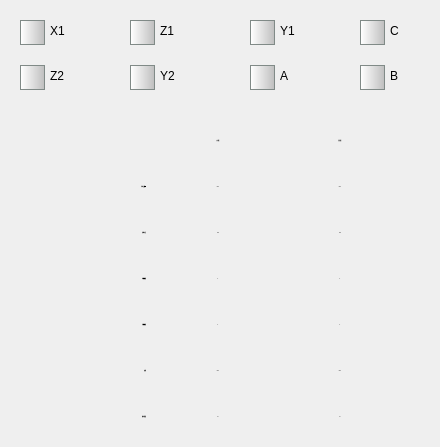
     <widget class="QWidget" name="tabPortCustomize_3">
      <attribute name="title">
       <string>伺服</string>
      </attribute>
      <widget class="QLabel" name="label_22">
       <property name="geometry">
        <rect>
         <x>50</x>
         <y>15</y>
         <width>41</width>
         <height>31</height>
        </rect>
       </property>
       <property name="text">
        <string>X1</string>
       </property>
      </widget>
      <widget class="QCheckBox" name="cb1_17">
       <property name="geometry">
        <rect>
         <x>20</x>
         <y>20</y>
         <width>25</width>
         <height>25</height>
        </rect>
       </property>
       <property name="minimumSize">
        <size>
         <width>25</width>
         <height>25</height>
        </size>
       </property>
       <property name="maximumSize">
        <size>
         <width>25</width>
         <height>25</height>
        </size>
       </property>
       <property name="styleSheet">
        <string notr="true">
QCheckBox::indicator {
		width:23px; height: 23px;
        background-color: qlineargradient(x1 : 0, y1 : 0, x2 : 1, y2 : 0,stop : 0 #FFFFFF, stop: 1 #C0C0C0); 
    }
QCheckBox::indicator:checked {
background-color: qlineargradient(x1 : 0, y1 : 0, x2 : 1, y2 : 0,stop : 0 #F8F8FF, stop: 1 #1E90FF); 
        image: url(:/images/check_mark1.png);
        border-image: none;
    }
QCheckBox{
border: 1px solid #808A87;
}</string>
       </property>
       <property name="text">
        <string/>
       </property>
       <property name="iconSize">
        <size>
         <width>10</width>
         <height>10</height>
        </size>
       </property>
      </widget>
      <widget class="QCheckBox" name="cb1_18">
       <property name="geometry">
        <rect>
         <x>130</x>
         <y>20</y>
         <width>25</width>
         <height>25</height>
        </rect>
       </property>
       <property name="minimumSize">
        <size>
         <width>25</width>
         <height>25</height>
        </size>
       </property>
       <property name="maximumSize">
        <size>
         <width>25</width>
         <height>25</height>
        </size>
       </property>
       <property name="styleSheet">
        <string notr="true">
QCheckBox::indicator {
		width:23px; height: 23px;
        background-color: qlineargradient(x1 : 0, y1 : 0, x2 : 1, y2 : 0,stop : 0 #FFFFFF, stop: 1 #C0C0C0); 
    }
QCheckBox::indicator:checked {
background-color: qlineargradient(x1 : 0, y1 : 0, x2 : 1, y2 : 0,stop : 0 #F8F8FF, stop: 1 #1E90FF); 
        image: url(:/images/check_mark1.png);
        border-image: none;
    }
QCheckBox{
border: 1px solid #808A87;
}</string>
       </property>
       <property name="text">
        <string/>
       </property>
       <property name="iconSize">
        <size>
         <width>10</width>
         <height>10</height>
        </size>
       </property>
      </widget>
      <widget class="QLabel" name="label_23">
       <property name="geometry">
        <rect>
         <x>160</x>
         <y>15</y>
         <width>41</width>
         <height>31</height>
        </rect>
       </property>
       <property name="text">
        <string>Z1</string>
       </property>
      </widget>
      <widget class="QLabel" name="label_24">
       <property name="geometry">
        <rect>
         <x>390</x>
         <y>15</y>
         <width>41</width>
         <height>31</height>
        </rect>
       </property>
       <property name="text">
        <string>C</string>
       </property>
      </widget>
      <widget class="QCheckBox" name="cb1_19">
       <property name="geometry">
        <rect>
         <x>360</x>
         <y>20</y>
         <width>25</width>
         <height>25</height>
        </rect>
       </property>
       <property name="minimumSize">
        <size>
         <width>25</width>
         <height>25</height>
        </size>
       </property>
       <property name="maximumSize">
        <size>
         <width>25</width>
         <height>25</height>
        </size>
       </property>
       <property name="styleSheet">
        <string notr="true">
QCheckBox::indicator {
		width:23px; height: 23px;
        background-color: qlineargradient(x1 : 0, y1 : 0, x2 : 1, y2 : 0,stop : 0 #FFFFFF, stop: 1 #C0C0C0); 
    }
QCheckBox::indicator:checked {
background-color: qlineargradient(x1 : 0, y1 : 0, x2 : 1, y2 : 0,stop : 0 #F8F8FF, stop: 1 #1E90FF); 
        image: url(:/images/check_mark1.png);
        border-image: none;
    }
QCheckBox{
border: 1px solid #808A87;
}</string>
       </property>
       <property name="text">
        <string/>
       </property>
       <property name="iconSize">
        <size>
         <width>10</width>
         <height>10</height>
        </size>
       </property>
      </widget>
      <widget class="QCheckBox" name="cb1_20">
       <property name="geometry">
        <rect>
         <x>250</x>
         <y>20</y>
         <width>25</width>
         <height>25</height>
        </rect>
       </property>
       <property name="minimumSize">
        <size>
         <width>25</width>
         <height>25</height>
        </size>
       </property>
       <property name="maximumSize">
        <size>
         <width>25</width>
         <height>25</height>
        </size>
       </property>
       <property name="styleSheet">
        <string notr="true">
QCheckBox::indicator {
		width:23px; height: 23px;
        background-color: qlineargradient(x1 : 0, y1 : 0, x2 : 1, y2 : 0,stop : 0 #FFFFFF, stop: 1 #C0C0C0); 
    }
QCheckBox::indicator:checked {
background-color: qlineargradient(x1 : 0, y1 : 0, x2 : 1, y2 : 0,stop : 0 #F8F8FF, stop: 1 #1E90FF); 
        image: url(:/images/check_mark1.png);
        border-image: none;
    }
QCheckBox{
border: 1px solid #808A87;
}</string>
       </property>
       <property name="text">
        <string/>
       </property>
       <property name="iconSize">
        <size>
         <width>10</width>
         <height>10</height>
        </size>
       </property>
      </widget>
      <widget class="QLabel" name="label_25">
       <property name="geometry">
        <rect>
         <x>280</x>
         <y>15</y>
         <width>41</width>
         <height>31</height>
        </rect>
       </property>
       <property name="text">
        <string>Y1</string>
       </property>
      </widget>
      <widget class="QLabel" name="label_26">
       <property name="geometry">
        <rect>
         <x>280</x>
         <y>60</y>
         <width>41</width>
         <height>31</height>
        </rect>
       </property>
       <property name="text">
        <string>A</string>
       </property>
      </widget>
      <widget class="QLabel" name="label_27">
       <property name="geometry">
        <rect>
         <x>160</x>
         <y>60</y>
         <width>41</width>
         <height>31</height>
        </rect>
       </property>
       <property name="text">
        <string>Y2</string>
       </property>
      </widget>
      <widget class="QCheckBox" name="cb1_21">
       <property name="geometry">
        <rect>
         <x>250</x>
         <y>65</y>
         <width>25</width>
         <height>25</height>
        </rect>
       </property>
       <property name="minimumSize">
        <size>
         <width>25</width>
         <height>25</height>
        </size>
       </property>
       <property name="maximumSize">
        <size>
         <width>25</width>
         <height>25</height>
        </size>
       </property>
       <property name="styleSheet">
        <string notr="true">
QCheckBox::indicator {
		width:23px; height: 23px;
        background-color: qlineargradient(x1 : 0, y1 : 0, x2 : 1, y2 : 0,stop : 0 #FFFFFF, stop: 1 #C0C0C0); 
    }
QCheckBox::indicator:checked {
background-color: qlineargradient(x1 : 0, y1 : 0, x2 : 1, y2 : 0,stop : 0 #F8F8FF, stop: 1 #1E90FF); 
        image: url(:/images/check_mark1.png);
        border-image: none;
    }
QCheckBox{
border: 1px solid #808A87;
}</string>
       </property>
       <property name="text">
        <string/>
       </property>
       <property name="iconSize">
        <size>
         <width>10</width>
         <height>10</height>
        </size>
       </property>
      </widget>
      <widget class="QCheckBox" name="cb1_22">
       <property name="geometry">
        <rect>
         <x>360</x>
         <y>65</y>
         <width>25</width>
         <height>25</height>
        </rect>
       </property>
       <property name="minimumSize">
        <size>
         <width>25</width>
         <height>25</height>
        </size>
       </property>
       <property name="maximumSize">
        <size>
         <width>25</width>
         <height>25</height>
        </size>
       </property>
       <property name="styleSheet">
        <string notr="true">
QCheckBox::indicator {
		width:23px; height: 23px;
        background-color: qlineargradient(x1 : 0, y1 : 0, x2 : 1, y2 : 0,stop : 0 #FFFFFF, stop: 1 #C0C0C0); 
    }
QCheckBox::indicator:checked {
background-color: qlineargradient(x1 : 0, y1 : 0, x2 : 1, y2 : 0,stop : 0 #F8F8FF, stop: 1 #1E90FF); 
        image: url(:/images/check_mark1.png);
        border-image: none;
    }
QCheckBox{
border: 1px solid #808A87;
}</string>
       </property>
       <property name="text">
        <string/>
       </property>
       <property name="iconSize">
        <size>
         <width>10</width>
         <height>10</height>
        </size>
       </property>
      </widget>
      <widget class="QCheckBox" name="cb1_23">
       <property name="geometry">
        <rect>
         <x>130</x>
         <y>65</y>
         <width>25</width>
         <height>25</height>
        </rect>
       </property>
       <property name="minimumSize">
        <size>
         <width>25</width>
         <height>25</height>
        </size>
       </property>
       <property name="maximumSize">
        <size>
         <width>25</width>
         <height>25</height>
        </size>
       </property>
       <property name="styleSheet">
        <string notr="true">
QCheckBox::indicator {
		width:23px; height: 23px;
        background-color: qlineargradient(x1 : 0, y1 : 0, x2 : 1, y2 : 0,stop : 0 #FFFFFF, stop: 1 #C0C0C0); 
    }
QCheckBox::indicator:checked {
background-color: qlineargradient(x1 : 0, y1 : 0, x2 : 1, y2 : 0,stop : 0 #F8F8FF, stop: 1 #1E90FF); 
        image: url(:/images/check_mark1.png);
        border-image: none;
    }
QCheckBox{
border: 1px solid #808A87;
}</string>
       </property>
       <property name="text">
        <string/>
       </property>
       <property name="iconSize">
        <size>
         <width>10</width>
         <height>10</height>
        </size>
       </property>
      </widget>
      <widget class="QCheckBox" name="cb1_24">
       <property name="geometry">
        <rect>
         <x>20</x>
         <y>65</y>
         <width>25</width>
         <height>25</height>
        </rect>
       </property>
       <property name="minimumSize">
        <size>
         <width>25</width>
         <height>25</height>
        </size>
       </property>
       <property name="maximumSize">
        <size>
         <width>25</width>
         <height>25</height>
        </size>
       </property>
       <property name="styleSheet">
        <string notr="true">
QCheckBox::indicator {
		width:23px; height: 23px;
        background-color: qlineargradient(x1 : 0, y1 : 0, x2 : 1, y2 : 0,stop : 0 #FFFFFF, stop: 1 #C0C0C0); 
    }
QCheckBox::indicator:checked {
background-color: qlineargradient(x1 : 0, y1 : 0, x2 : 1, y2 : 0,stop : 0 #F8F8FF, stop: 1 #1E90FF); 
        image: url(:/images/check_mark1.png);
        border-image: none;
    }
QCheckBox{
border: 1px solid #808A87;
}</string>
       </property>
       <property name="text">
        <string/>
       </property>
       <property name="iconSize">
        <size>
         <width>10</width>
         <height>10</height>
        </size>
       </property>
      </widget>
      <widget class="QLabel" name="label_28">
       <property name="geometry">
        <rect>
         <x>50</x>
         <y>60</y>
         <width>41</width>
         <height>31</height>
        </rect>
       </property>
       <property name="text">
        <string>Z2</string>
       </property>
      </widget>
      <widget class="QLabel" name="label_29">
       <property name="geometry">
        <rect>
         <x>390</x>
         <y>60</y>
         <width>41</width>
         <height>31</height>
        </rect>
       </property>
       <property name="text">
        <string>B</string>
       </property>
      </widget>
      <widget class="QWidget" name="gridLayoutWidget_37">
       <property name="geometry">
        <rect>
         <x>10</x>
         <y>120</y>
         <width>397</width>
         <height>318</height>
        </rect>
       </property>
       <layout class="QGridLayout" name="gridLayout_37" rowstretch="0,0,0,0,0,0,0" columnstretch="0,0,0">
        <item row="5" column="0">
         <widget class="QLabel" name="label_561">
          <property name="minimumSize">
           <size>
            <width>120</width>
            <height>40</height>
           </size>
          </property>
          <property name="maximumSize">
           <size>
            <width>120</width>
            <height>40</height>
           </size>
          </property>
          <property name="font">
           <font>
            <family>SimSun</family>
            <pointsize>-1</pointsize>
           </font>
          </property>
          <property name="autoFillBackground">
           <bool>false</bool>
          </property>
          <property name="frameShadow">
           <enum>QFrame::Plain</enum>
          </property>
          <property name="text">
           <string>转矩</string>
          </property>
          <property name="scaledContents">
           <bool>true</bool>
          </property>
          <property name="alignment">
           <set>Qt::AlignRight|Qt::AlignTrailing|Qt::AlignVCenter</set>
          </property>
         </widget>
        </item>
        <item row="0" column="1">
         <widget class="QLabel" name="label_562">
          <property name="minimumSize">
           <size>
            <width>100</width>
            <height>40</height>
           </size>
          </property>
          <property name="maximumSize">
           <size>
            <width>100</width>
            <height>40</height>
           </size>
          </property>
          <property name="font">
           <font>
            <family>SimSun</family>
            <pointsize>-1</pointsize>
           </font>
          </property>
          <property name="frameShadow">
           <enum>QFrame::Plain</enum>
          </property>
          <property name="text">
           <string>实时值</string>
          </property>
          <property name="alignment">
           <set>Qt::AlignCenter</set>
          </property>
         </widget>
        </item>
        <item row="1" column="0">
         <widget class="QLabel" name="label_563">
          <property name="minimumSize">
           <size>
            <width>120</width>
            <height>40</height>
           </size>
          </property>
          <property name="maximumSize">
           <size>
            <width>120</width>
            <height>40</height>
           </size>
          </property>
          <property name="font">
           <font>
            <family>SimSun</family>
            <pointsize>-1</pointsize>
           </font>
          </property>
          <property name="autoFillBackground">
           <bool>false</bool>
          </property>
          <property name="frameShadow">
           <enum>QFrame::Plain</enum>
          </property>
          <property name="text">
           <string>平均负载率</string>
          </property>
          <property name="scaledContents">
           <bool>true</bool>
          </property>
          <property name="alignment">
           <set>Qt::AlignRight|Qt::AlignTrailing|Qt::AlignVCenter</set>
          </property>
         </widget>
        </item>
        <item row="4" column="0">
         <widget class="QLabel" name="label_564">
          <property name="minimumSize">
           <size>
            <width>120</width>
            <height>40</height>
           </size>
          </property>
          <property name="maximumSize">
           <size>
            <width>120</width>
            <height>40</height>
           </size>
          </property>
          <property name="font">
           <font>
            <family>SimSun</family>
            <pointsize>-1</pointsize>
           </font>
          </property>
          <property name="autoFillBackground">
           <bool>false</bool>
          </property>
          <property name="frameShadow">
           <enum>QFrame::Plain</enum>
          </property>
          <property name="text">
           <string>多圈数据</string>
          </property>
          <property name="scaledContents">
           <bool>true</bool>
          </property>
          <property name="alignment">
           <set>Qt::AlignRight|Qt::AlignTrailing|Qt::AlignVCenter</set>
          </property>
         </widget>
        </item>
        <item row="6" column="0">
         <widget class="QLabel" name="label_565">
          <property name="minimumSize">
           <size>
            <width>120</width>
            <height>40</height>
           </size>
          </property>
          <property name="maximumSize">
           <size>
            <width>120</width>
            <height>40</height>
           </size>
          </property>
          <property name="font">
           <font>
            <family>SimSun</family>
            <pointsize>-1</pointsize>
           </font>
          </property>
          <property name="autoFillBackground">
           <bool>false</bool>
          </property>
          <property name="frameShadow">
           <enum>QFrame::Plain</enum>
          </property>
          <property name="text">
           <string>驱动温度</string>
          </property>
          <property name="scaledContents">
           <bool>true</bool>
          </property>
          <property name="alignment">
           <set>Qt::AlignRight|Qt::AlignTrailing|Qt::AlignVCenter</set>
          </property>
         </widget>
        </item>
        <item row="2" column="0">
         <widget class="QLabel" name="label_566">
          <property name="minimumSize">
           <size>
            <width>120</width>
            <height>40</height>
           </size>
          </property>
          <property name="maximumSize">
           <size>
            <width>120</width>
            <height>40</height>
           </size>
          </property>
          <property name="font">
           <font>
            <family>SimSun</family>
            <pointsize>-1</pointsize>
           </font>
          </property>
          <property name="autoFillBackground">
           <bool>false</bool>
          </property>
          <property name="frameShadow">
           <enum>QFrame::Plain</enum>
          </property>
          <property name="text">
           <string>母线电压</string>
          </property>
          <property name="scaledContents">
           <bool>true</bool>
          </property>
          <property name="alignment">
           <set>Qt::AlignRight|Qt::AlignTrailing|Qt::AlignVCenter</set>
          </property>
         </widget>
        </item>
        <item row="3" column="0">
         <widget class="QLabel" name="label_567">
          <property name="minimumSize">
           <size>
            <width>120</width>
            <height>40</height>
           </size>
          </property>
          <property name="maximumSize">
           <size>
            <width>120</width>
            <height>40</height>
           </size>
          </property>
          <property name="font">
           <font>
            <family>SimSun</family>
            <pointsize>-1</pointsize>
           </font>
          </property>
          <property name="autoFillBackground">
           <bool>false</bool>
          </property>
          <property name="frameShadow">
           <enum>QFrame::Plain</enum>
          </property>
          <property name="text">
           <string>单圈数据</string>
          </property>
          <property name="scaledContents">
           <bool>true</bool>
          </property>
          <property name="alignment">
           <set>Qt::AlignRight|Qt::AlignTrailing|Qt::AlignVCenter</set>
          </property>
         </widget>
        </item>
        <item row="0" column="2">
         <widget class="QLabel" name="label_568">
          <property name="minimumSize">
           <size>
            <width>100</width>
            <height>40</height>
           </size>
          </property>
          <property name="maximumSize">
           <size>
            <width>100</width>
            <height>40</height>
           </size>
          </property>
          <property name="font">
           <font>
            <family>SimSun</family>
            <pointsize>-1</pointsize>
           </font>
          </property>
          <property name="frameShadow">
           <enum>QFrame::Plain</enum>
          </property>
          <property name="text">
           <string>最大值</string>
          </property>
          <property name="alignment">
           <set>Qt::AlignCenter</set>
          </property>
         </widget>
        </item>
        <item row="1" column="1">
         <widget class="QLabel" name="label_569">
          <property name="minimumSize">
           <size>
            <width>100</width>
            <height>40</height>
           </size>
          </property>
          <property name="maximumSize">
           <size>
            <width>100</width>
            <height>40</height>
           </size>
          </property>
          <property name="font">
           <font>
            <family>SimSun</family>
            <pointsize>-1</pointsize>
           </font>
          </property>
          <property name="frameShadow">
           <enum>QFrame::Plain</enum>
          </property>
          <property name="text">
           <string>0.0%</string>
          </property>
          <property name="alignment">
           <set>Qt::AlignCenter</set>
          </property>
         </widget>
        </item>
        <item row="1" column="2">
         <widget class="QLabel" name="label_570">
          <property name="minimumSize">
           <size>
            <width>100</width>
            <height>40</height>
           </size>
          </property>
          <property name="maximumSize">
           <size>
            <width>100</width>
            <height>40</height>
           </size>
          </property>
          <property name="font">
           <font>
            <family>SimSun</family>
            <pointsize>-1</pointsize>
           </font>
          </property>
          <property name="frameShadow">
           <enum>QFrame::Plain</enum>
          </property>
          <property name="text">
           <string>0.0%</string>
          </property>
          <property name="alignment">
           <set>Qt::AlignCenter</set>
          </property>
         </widget>
        </item>
        <item row="5" column="1">
         <widget class="QLabel" name="label_571">
          <property name="minimumSize">
           <size>
            <width>100</width>
            <height>40</height>
           </size>
          </property>
          <property name="maximumSize">
           <size>
            <width>100</width>
            <height>40</height>
           </size>
          </property>
          <property name="font">
           <font>
            <family>SimSun</family>
            <pointsize>-1</pointsize>
           </font>
          </property>
          <property name="frameShadow">
           <enum>QFrame::Plain</enum>
          </property>
          <property name="text">
           <string>0.0%</string>
          </property>
          <property name="alignment">
           <set>Qt::AlignCenter</set>
          </property>
         </widget>
        </item>
        <item row="5" column="2">
         <widget class="QLabel" name="label_572">
          <property name="minimumSize">
           <size>
            <width>100</width>
            <height>40</height>
           </size>
          </property>
          <property name="maximumSize">
           <size>
            <width>100</width>
            <height>40</height>
           </size>
          </property>
          <property name="font">
           <font>
            <family>SimSun</family>
            <pointsize>-1</pointsize>
           </font>
          </property>
          <property name="frameShadow">
           <enum>QFrame::Plain</enum>
          </property>
          <property name="text">
           <string>0.0%</string>
          </property>
          <property name="alignment">
           <set>Qt::AlignCenter</set>
          </property>
         </widget>
        </item>
        <item row="2" column="1">
         <widget class="QLabel" name="label_573">
          <property name="minimumSize">
           <size>
            <width>100</width>
            <height>40</height>
           </size>
          </property>
          <property name="maximumSize">
           <size>
            <width>100</width>
            <height>40</height>
           </size>
          </property>
          <property name="font">
           <font>
            <family>SimSun</family>
            <pointsize>-1</pointsize>
           </font>
          </property>
          <property name="frameShadow">
           <enum>QFrame::Plain</enum>
          </property>
          <property name="text">
           <string>0.0V</string>
          </property>
          <property name="alignment">
           <set>Qt::AlignCenter</set>
          </property>
         </widget>
        </item>
        <item row="2" column="2">
         <widget class="QLabel" name="label_574">
          <property name="minimumSize">
           <size>
            <width>100</width>
            <height>40</height>
           </size>
          </property>
          <property name="maximumSize">
           <size>
            <width>100</width>
            <height>40</height>
           </size>
          </property>
          <property name="font">
           <font>
            <family>SimSun</family>
            <pointsize>-1</pointsize>
           </font>
          </property>
          <property name="frameShadow">
           <enum>QFrame::Plain</enum>
          </property>
          <property name="text">
           <string>0.0V</string>
          </property>
          <property name="alignment">
           <set>Qt::AlignCenter</set>
          </property>
         </widget>
        </item>
        <item row="6" column="1">
         <widget class="QLabel" name="label_575">
          <property name="minimumSize">
           <size>
            <width>100</width>
            <height>40</height>
           </size>
          </property>
          <property name="maximumSize">
           <size>
            <width>100</width>
            <height>40</height>
           </size>
          </property>
          <property name="font">
           <font>
            <family>SimSun</family>
            <pointsize>-1</pointsize>
           </font>
          </property>
          <property name="frameShadow">
           <enum>QFrame::Plain</enum>
          </property>
          <property name="text">
           <string>0℃</string>
          </property>
          <property name="alignment">
           <set>Qt::AlignCenter</set>
          </property>
         </widget>
        </item>
        <item row="6" column="2">
         <widget class="QLabel" name="label_576">
          <property name="minimumSize">
           <size>
            <width>100</width>
            <height>40</height>
           </size>
          </property>
          <property name="maximumSize">
           <size>
            <width>100</width>
            <height>40</height>
           </size>
          </property>
          <property name="font">
           <font>
            <family>SimSun</family>
            <pointsize>-1</pointsize>
           </font>
          </property>
          <property name="frameShadow">
           <enum>QFrame::Plain</enum>
          </property>
          <property name="text">
           <string>0℃</string>
          </property>
          <property name="alignment">
           <set>Qt::AlignCenter</set>
          </property>
         </widget>
        </item>
        <item row="3" column="1">
         <widget class="QLabel" name="label_577">
          <property name="minimumSize">
           <size>
            <width>100</width>
            <height>40</height>
           </size>
          </property>
          <property name="maximumSize">
           <size>
            <width>100</width>
            <height>40</height>
           </size>
          </property>
          <property name="font">
           <font>
            <family>SimSun</family>
            <pointsize>-1</pointsize>
           </font>
          </property>
          <property name="frameShadow">
           <enum>QFrame::Plain</enum>
          </property>
          <property name="text">
           <string>0</string>
          </property>
          <property name="alignment">
           <set>Qt::AlignCenter</set>
          </property>
         </widget>
        </item>
        <item row="3" column="2">
         <widget class="QLabel" name="label_578">
          <property name="minimumSize">
           <size>
            <width>100</width>
            <height>40</height>
           </size>
          </property>
          <property name="maximumSize">
           <size>
            <width>100</width>
            <height>40</height>
           </size>
          </property>
          <property name="font">
           <font>
            <family>SimSun</family>
            <pointsize>-1</pointsize>
           </font>
          </property>
          <property name="frameShadow">
           <enum>QFrame::Plain</enum>
          </property>
          <property name="text">
           <string>0</string>
          </property>
          <property name="alignment">
           <set>Qt::AlignCenter</set>
          </property>
         </widget>
        </item>
        <item row="4" column="1">
         <widget class="QLabel" name="label_579">
          <property name="minimumSize">
           <size>
            <width>100</width>
            <height>40</height>
           </size>
          </property>
          <property name="maximumSize">
           <size>
            <width>100</width>
            <height>40</height>
           </size>
          </property>
          <property name="font">
           <font>
            <family>SimSun</family>
            <pointsize>-1</pointsize>
           </font>
          </property>
          <property name="frameShadow">
           <enum>QFrame::Plain</enum>
          </property>
          <property name="text">
           <string>0</string>
          </property>
          <property name="alignment">
           <set>Qt::AlignCenter</set>
          </property>
         </widget>
        </item>
        <item row="4" column="2">
         <widget class="QLabel" name="label_580">
          <property name="minimumSize">
           <size>
            <width>100</width>
            <height>40</height>
           </size>
          </property>
          <property name="maximumSize">
           <size>
            <width>100</width>
            <height>40</height>
           </size>
          </property>
          <property name="font">
           <font>
            <family>SimSun</family>
            <pointsize>-1</pointsize>
           </font>
          </property>
          <property name="frameShadow">
           <enum>QFrame::Plain</enum>
          </property>
          <property name="text">
           <string>0</string>
          </property>
          <property name="alignment">
           <set>Qt::AlignCenter</set>
          </property>
         </widget>
        </item>
       </layout>
      </widget>
     </widget>
